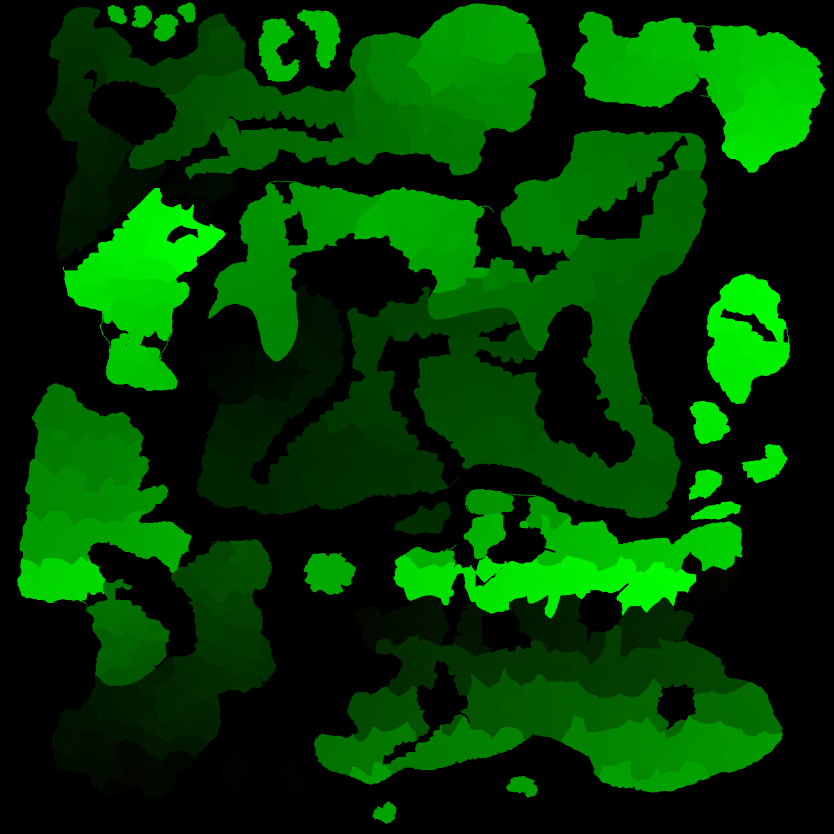
#> input picture assets/mapa/prowincje.png, 2500 x 2500 px, found by its file name (shown at 1/3 size)
$ python mapa_akweny.py
#> lines starting #> are read from the running program, lines starting #| are printed output that depends on the picture
# Akweny morskie (7.8a): python assets/mapa_akweny.py  (po mapa_dane.py i mapa_teren.py — dopisuje akweny do prowincje.png; mapa_dane.py je kasuje, więc potem znowu ten skrypt)
#   assets/mapa/prowincje.png        — akweny jako indeksy N+1…N+M (N = liczba prowincji), jeziora i ląd bez zmian
#   assets/mapa/akweny.json          — [{id "A1"…, typ "morze" | "jezioro", x, y (środek, px mapa.png 5000²), ramka [x0, y0, x1, y1] (px 2500²),
#                                       sasiedzi [[nr akwenu 1…, "morze" | "rzeka"]], brzeg [indeks prowincji 1…]}]
#   jezioro = woda oznaczona w edytorze jako jezioro; „rzeka” = akweny połączone tą samą rzeką (materialy/mapa/rzeki_2500.png z mapa_teren.py).
#   Wpłynięcie do jeziora i żegluga rzeką wymagają umiejętności frakcji (jak góry dla armii).
#   assets/mapa/akweny_granice.json  — linie [x0, y0, x1, y1, …] (px mapa.png) między akwenami
# Woda (ocean i „jeziora” z edytora — to w dużej części morza śródlądowe) dzielona na ok. 120 akwenów podobnej wielkości: k-średnie na
# pikselach wody, potem wzrost od środków tylko po wodzie (akwen nie przeskakuje przez ląd, cieśniny i zatoki rozdzielają się same);
# za małe akweny dołączone do sąsiada. Jeziora mniejsze niż MIN_JEZ px (1/8) bez akwenów.
import json
import numpy as np
from PIL import Image
from scipy import ndimage as ndi
from scipy.cluster.vq import kmeans2
from skimage.measure import find_contours, approximate_polygon

M, N, ILE, MIN_JEZ = "materialy/mapa/", 2500, 120, 12000
L = json.load(open("assets/mapa/prowincje.json", encoding="utf-8")); NP = len(L)
#> (reads assets/mapa/prowincje.json from the repository)
P = np.array(Image.open("assets/mapa/prowincje.png").convert("RGB")).astype(np.int32); P = P[..., 0] * 256 + P[..., 1]
#> after `P = P[..., 0] * 256 + P[..., 1]`:
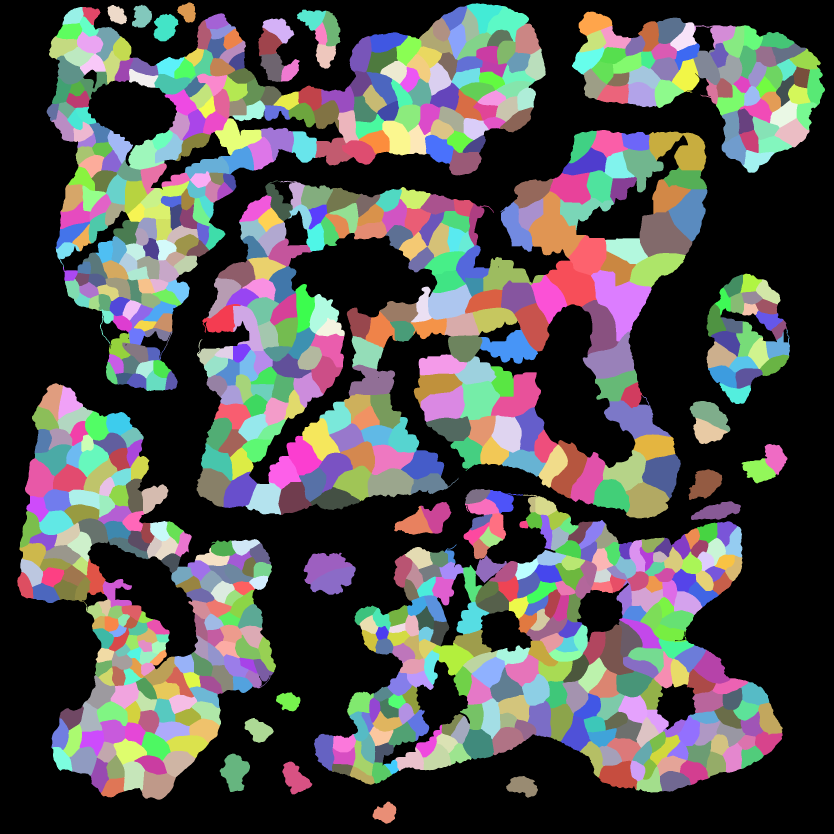
#> P: shape (2500, 2500) int32 (shown at 1/3 size); 931 distinct labels, from 0 to 930; one colour per label, 0 black
P[P > NP] = 0   # ponowne uruchomienie: stare akweny precz
k = np.array(Image.open(M + "komorki_final.png").convert("RGB")).astype(np.int32); k = (k[..., 0] * 256 + k[..., 1])[1::2, 1::2]
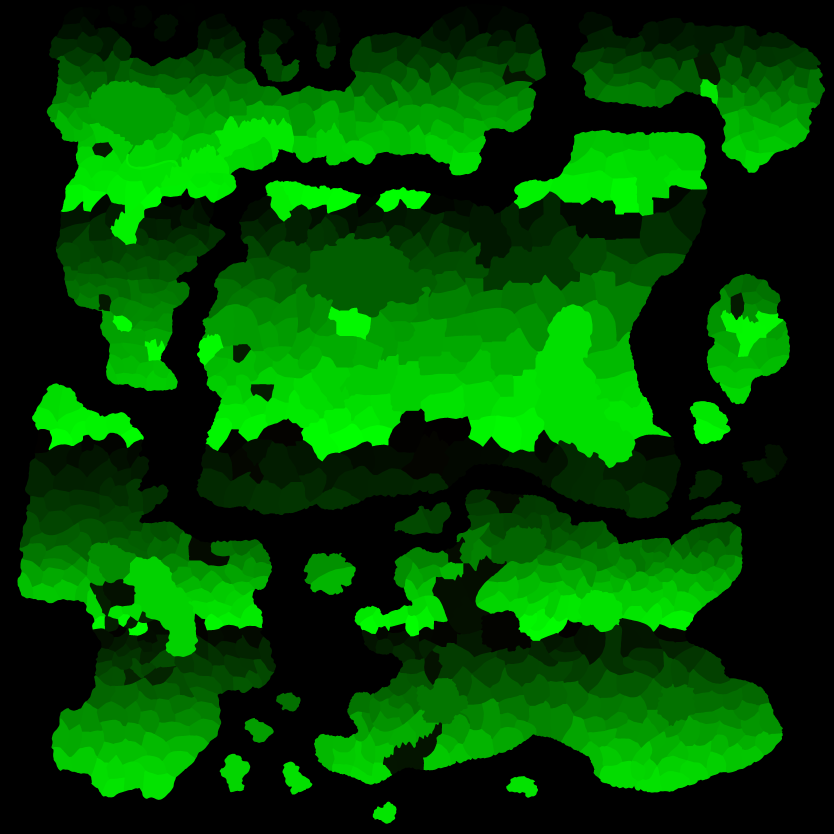
#> input picture materialy/mapa/komorki_final.png, 5000 x 5000 px, found by its file name (shown at 1/6 size)
#> after `k = (k[..., 0] * 256 + k[..., 1])[1::2, 1::2]`:
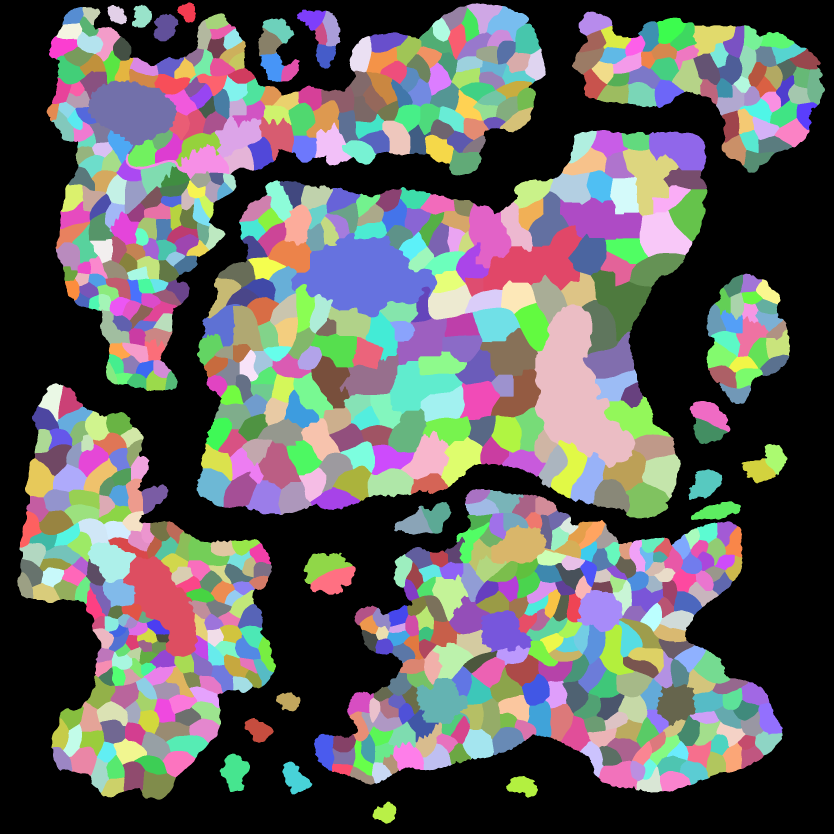
#> k: shape (2500, 2500) int32 (shown at 1/3 size); 941 distinct labels, from 0 to 1061; one colour per label, 0 black
#> (the run stopped early here; a loop or call above may not have finished)
